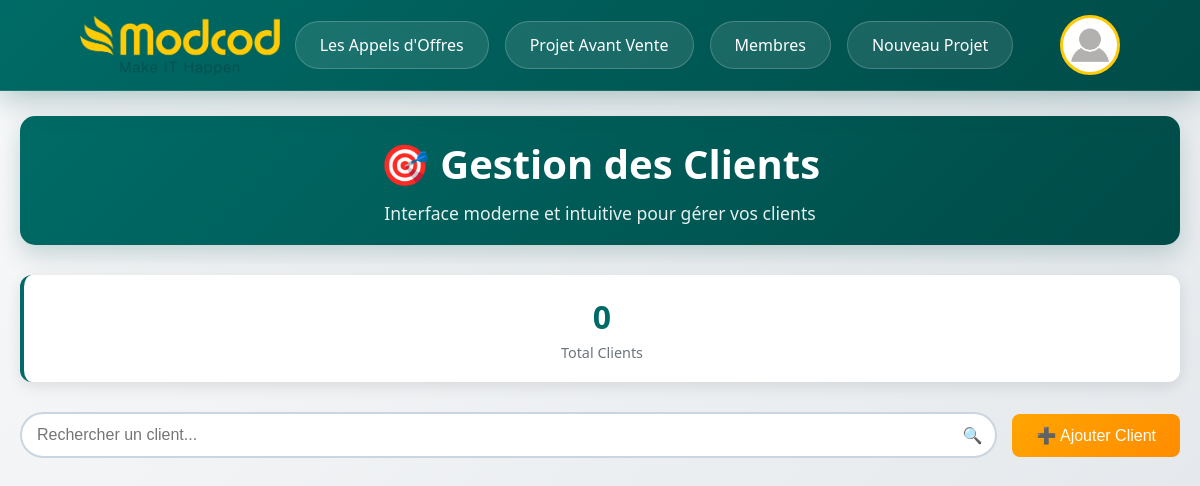
The page /modcod/Gestion_client/ (signed in) on the database as committed earlier.
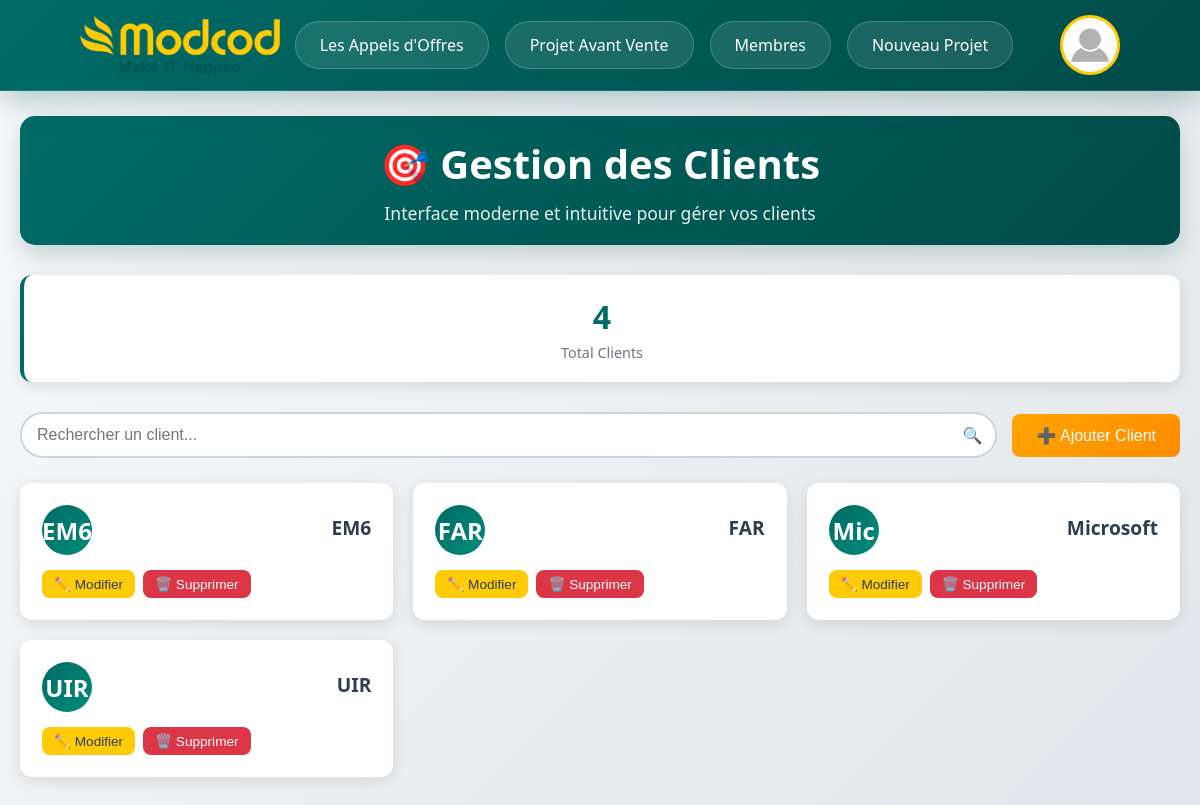
The same page on the database as committed later.
### App1/models.py (models this page shows, shortened)
class Client(models.Model):
    username = models.CharField(max_length=255 , unique=True )

### App1/views.py (the view)
# urls.py: path('Gestion_client/',Client_Page,name="Client_Page"),
@login_required(login_url="/modcod/login")
def Client_Page(request):
    clients = Client.objects.all().annotate(client_lower=Lower('username')).order_by('client_lower')
    total = Client.objects.count()
    return render(request,'pages/client.html',{'total':total , 'clients':clients })

### templates/pages/client.html (shortened to what this page needs)
<!DOCTYPE html>
{% load static %}
<html lang="fr">
<head>
    <link rel="stylesheet" href="{% static "css/pages/client.css" %}">
</head>
<body>
    {% include "../layouts/nav.html" %}
        {% include "../layouts/erreur.html" %}
    <div class="container" style="margin-top:6rem;">
        <header class="header">
            <h1>🎯 Gestion des Clients</h1>
            <p>Interface moderne et intuitive pour gérer vos clients</p>
        </header>
        <div class="stats">
            <div class="stat-card">
                <div class="stat-number" id="totalClients">{{total}}</div>
                <div class="stat-label">Total Clients</div>
            </div>
        </div>
        <div class="controls">
            <div class="search-box">
                <input type="text" id="searchInput" placeholder="Rechercher un client...">
                <span class="search-icon">🔍</span>
            </div>
            <button class="btn btn-primary" onclick="openAddModal()">
                ➕ Ajouter Client
            </button>
        </div>
        <div class="clients-grid" id="clientsGrid">
            {% for c in clients  %}
                <div class="client-card">
                    <div class="client-header">
                        <div class="client-avatar">
                            {{ c.username|slice:"0:3" }}
                        </div>
                        <div class="client-info">
                            <h3>{{c.username}}</h3>
                        </div>
                    </div>
                    <div class="client-actions">
                        <a href="{% url "edit_client" c.id %}">
                        <button class="btn btn-warning btn-small" onclick="editClient(${client.id})">
                            ✏️ Modifier
                        </button>
                        </a>
                        <a href="{% url "Supprimer_Client" c.id %}" style="text-decoration:none;">
                        <button class="btn btn-danger btn-small">
                            🗑️ Supprimer
                        </button>
                        </a>
                    </div>
                </div>
            {% endfor %}
        </div>
    </div>
</body>
</html>

Rows that differ between the two databases and show on the page:
added Client: username "EM6"
added Client: username "FAR"
added Client: username "Mic", username "Microsoft"
added Client: username "UIR"
Other text that changed with them:
{{ total }}: "0" → "4"
